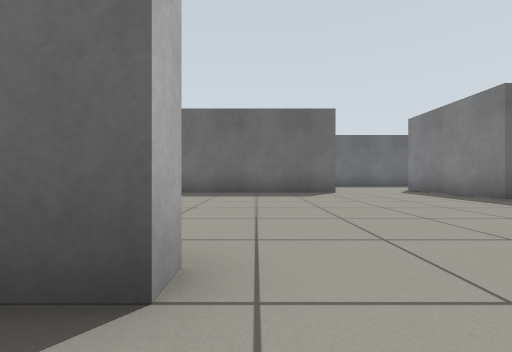
[1] (above)

16 first-person views from a walk through a Gazebo world. The camera is 0.5 m above the floor, looks level and sees 90° across. The floor is counted in squares, 1 m on a side. Each view is taken from the middle of a square. On the plan, view 1 faces up. The plan holds only what a view shows up to about 9 squares ahead; the rest is blank.

[2]
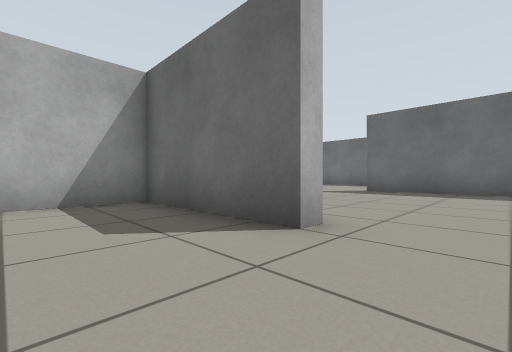

[3]
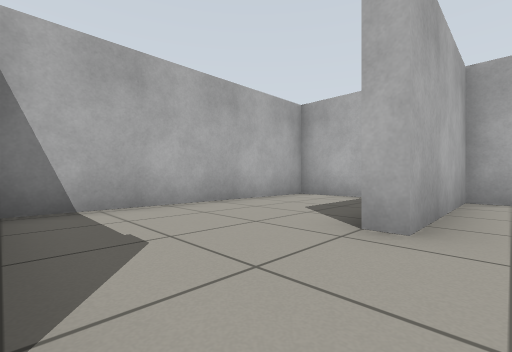

[4]
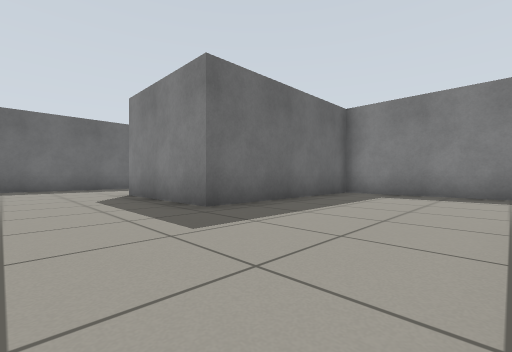

[5]
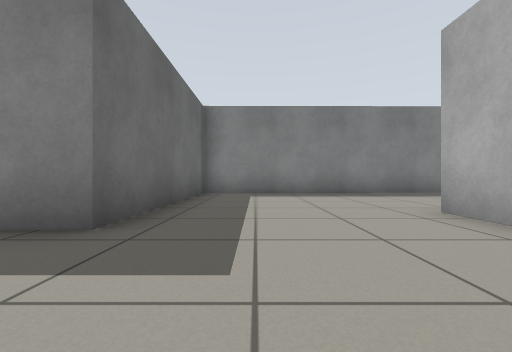

[6]
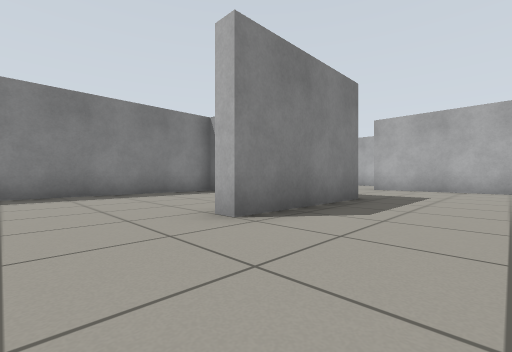

[7]
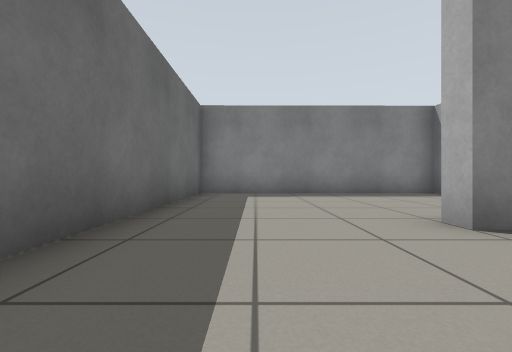

[8]
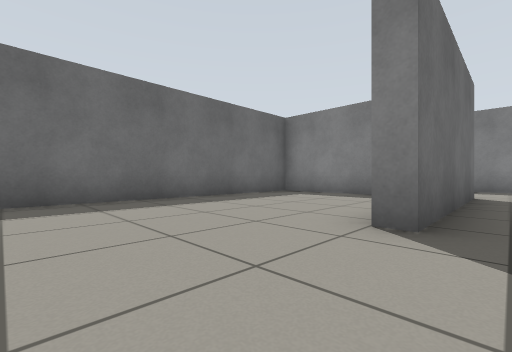

[9]
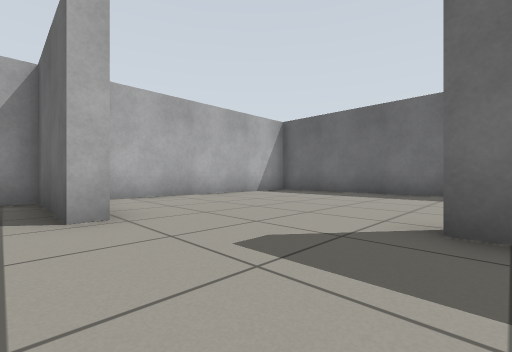

[10]
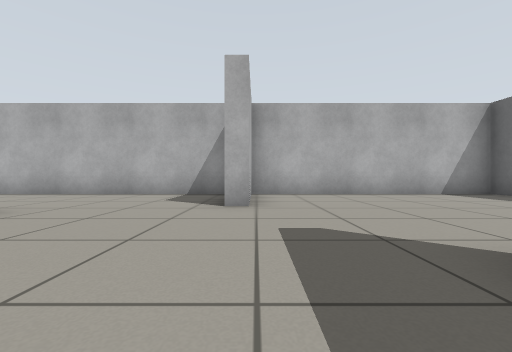

[11]
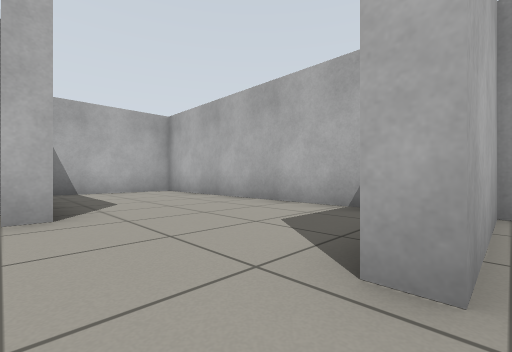

[12]
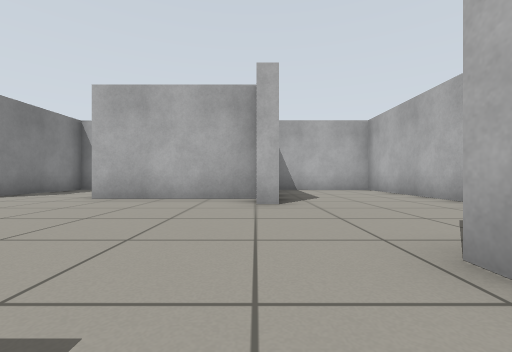

[13]
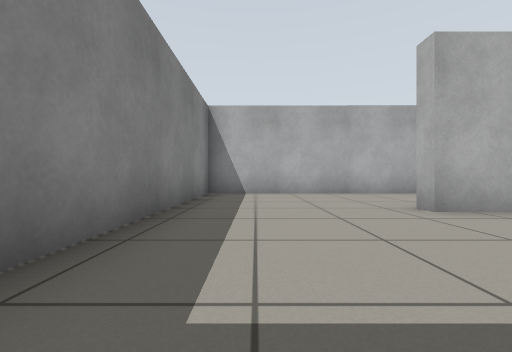

[14]
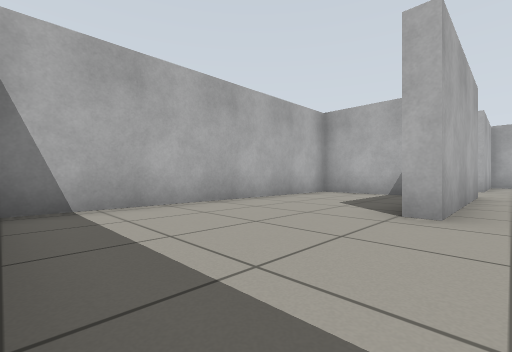

[15]
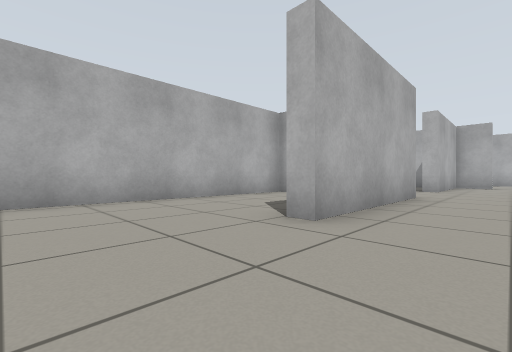

[16]
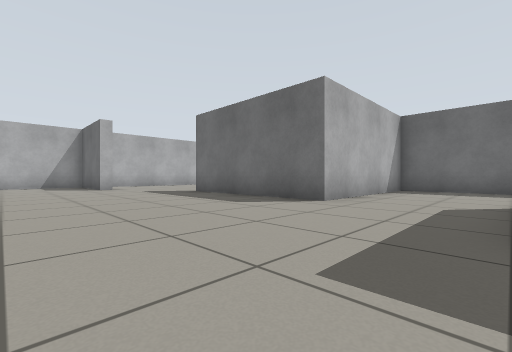

### Floor plan
Points are (right, up) in squares from view 1. A wall is a line through its corners. A room is listed if a view was taken in it or the views show most of it. See-through windows are left out.
Room 1 (views 1, 2)
walls: (-0.4, 1) (-4, 1) (-4, -2.2) (2, -2.2); (2.3, -2) (2.3, 0.8)
ways out: opening at (0.5, 1) to room 2
Room 2 (views 3, 4, 5, 6, 7, 8, 9, 10, 11, 12, 13, 14, 15, 16)
walls: (2, 9.6) (2, 12.5) (-8, 12.4) (-8, 5.9) (-5.2, 5.9) (-5.2, 5.5) (-8, 5.5) (-8, -2.2) (-4.9, -2.2); (2.3, 1.4) (6.5, 1.4) (6.5, 1); (2.7, 0) (2.7, -2.2) (10.4, -2.3) (10.3, 5.5) (5.4, 5.5) (5.4, 9) (5.8, 9); (-4, 2) (-4, 1.4) (-0.4, 1.4) (-0.4, 1); (-4.5, 2.5) (-4, 2.5); (10.3, 5.9) (10.2, 12.6) (2.4, 12.5) (2.4, 7.6) (-2.4, 7.6) (-2.4, 8)
ways out: opening at (0.5, 1) to room 1

Positions as (right, up) in squares from view 1, and headings:
1: (0, 0), facing up
2: (1, -1), facing up-left
3: (2, 2), facing down-left
4: (3, 2), facing up-right
5: (3, 4), facing right
6: (3, 11), facing down-right
7: (3, 11), facing right
8: (-5, 7), facing up-right
9: (-2, 5), facing up-left
10: (-1, 6), facing left
11: (-4, 6), facing down-left
12: (-4, 7), facing down
13: (9, 5), facing down
14: (10, 2), facing down-left
15: (9, 3), facing down-left
16: (5, 3), facing up-left
